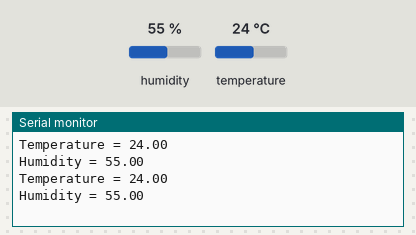
A sketch run on a simulated Arduino Uno, built with avr-gcc and run on an emulated ATmega328P. Shown: the last lines printed to the serial monitor. The test bench sets the inputs (shaded band); at power-on: humidity 55 %, temperature 24 °C.

Above: at 2.8 s.
2.9 s: humidity set to 22 %
At 5.1 s:
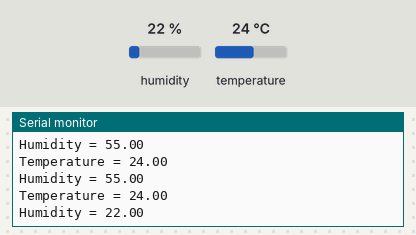
5.6 s: temperature set to 12 °C
At 7.0 s:
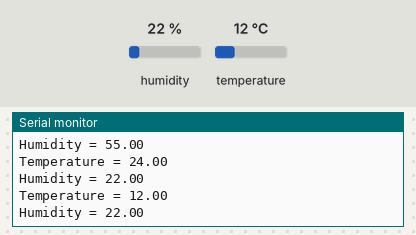
8.3 s: humidity set to 40 %
At 10.9 s:
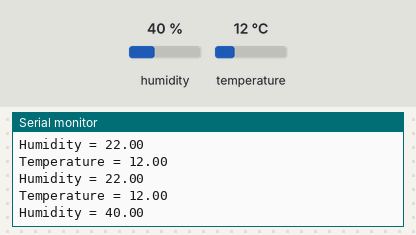
Timing chart, 0 to 12.4 s (numbered marks = the images above; inputs shaded):
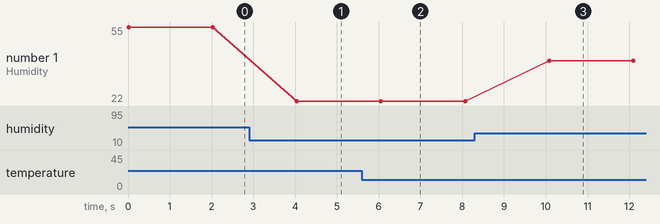

Measured:
- after the input at 2.9 s, the serial monitor: prints a new line after 1.1 s (image 1)
- after the input at 5.6 s, the serial monitor: prints a new line after 0.44 s (image 2)
- after the input at 8.3 s, the serial monitor: prints a new line after 1.8 s (image 3)
- plotted number 1: 55 → 22 after the input at 2.9 s, 22 → 40 after the input at 8.3 s

The sketch:

DTH_Sensor.ino
```cpp
/*
Include the Digitial Humidity Temperature (DHT/dht) library
Declare the pin being used for the dht sensor
Create a DHT object

*/
#include <DHT22.h>
int dhtPin = 2;
DHT22 dht(dhtPin);


void setup() {
  // put your setup code here, to run once:
  //Give dht readings a place to be read.
  Serial.begin(9600);

}

void loop() {
  // put your main code here, to run repeatedly:
  Serial.print("\nTemperature = ");
  Serial.print(dht.getTemperature()); //Obtain the temperature read from the dht and output to serial monitor
  Serial.print("\nHumidity = ");
  Serial.print(dht.getHumidity()); //Do the same but with the humidity
  delay(2000);

}
```
